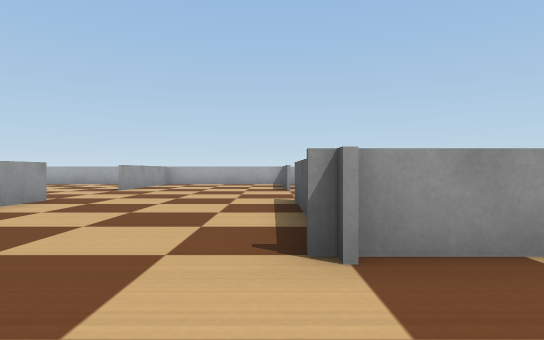
view 1 (above)

24 first-person views from a walk through a robot-simulator world made for Webots. The camera is 0.12 m above the floor, looks level and sees 75° across. The floor is counted in squares, 0.2 m on a side. Each view is taken from the middle of a square. On the plan, view 1 faces up. The plan holds only what a view shows up to about 10 squares ahead; the rest is blank. Robots are left out. Webots' stock objects and surfaces are drawn as simple stand-ins.

view 2
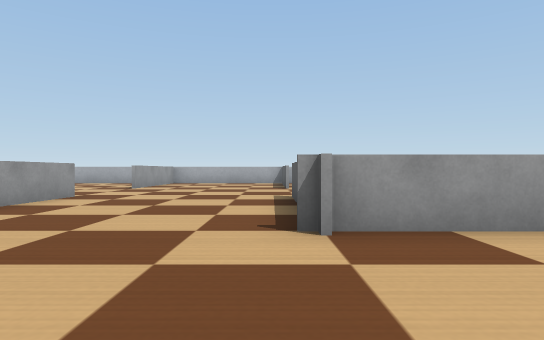

view 3
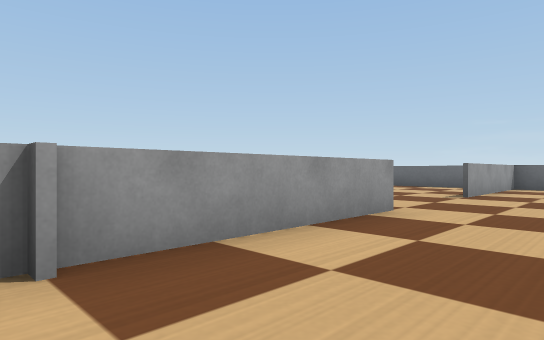

view 4
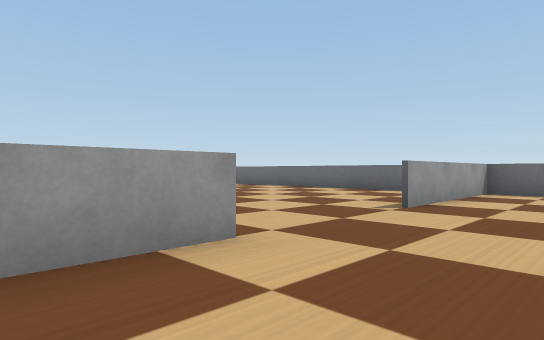

view 5
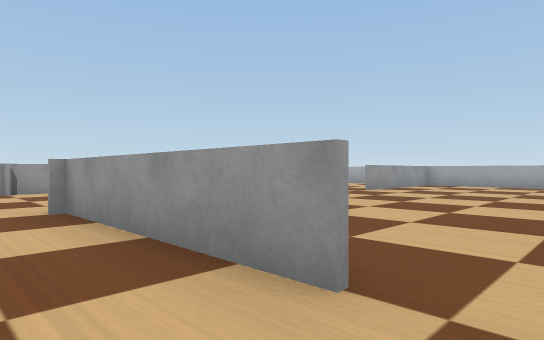

view 6
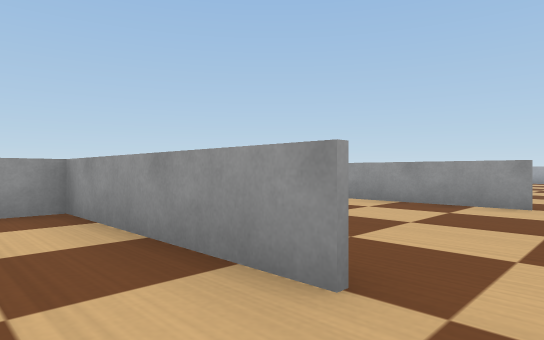

view 7
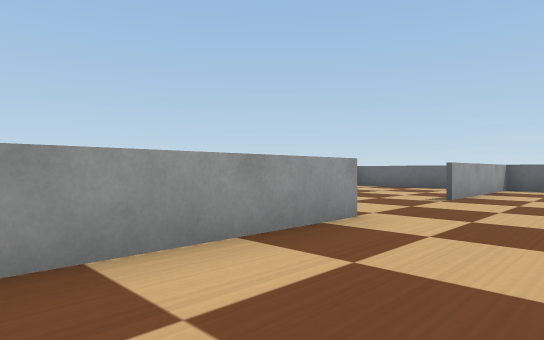

view 8
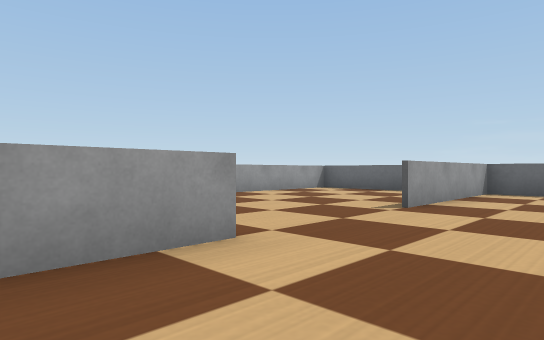

view 9
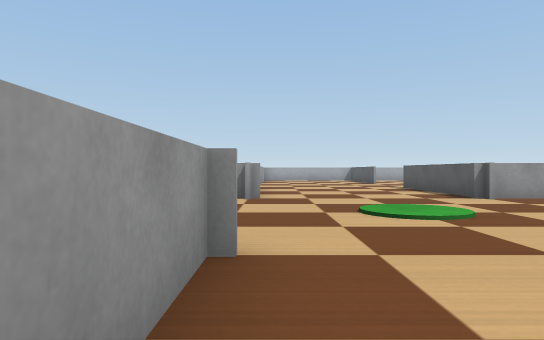

view 10
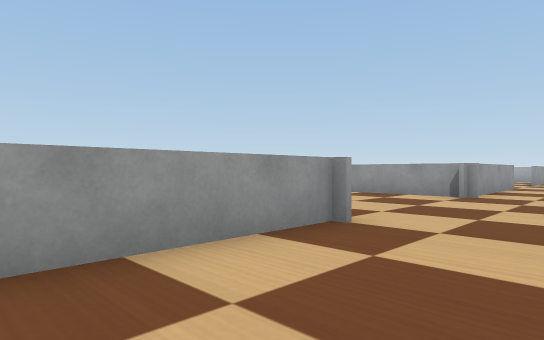

view 11
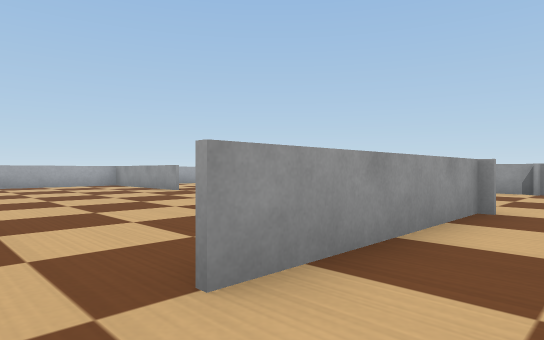

view 12
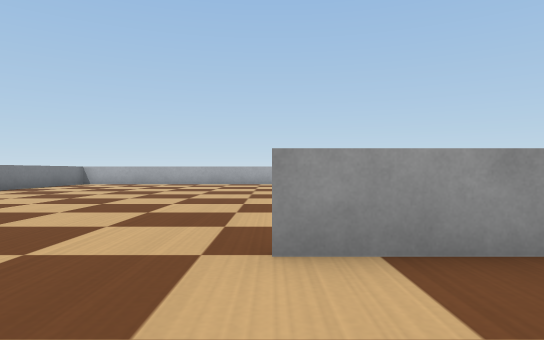

view 13
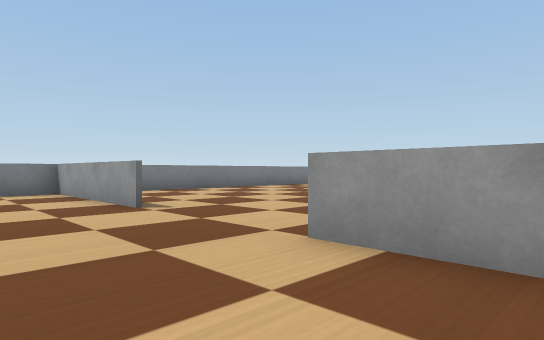

view 14
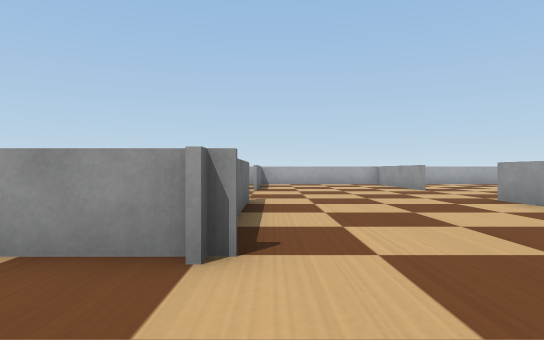

view 15
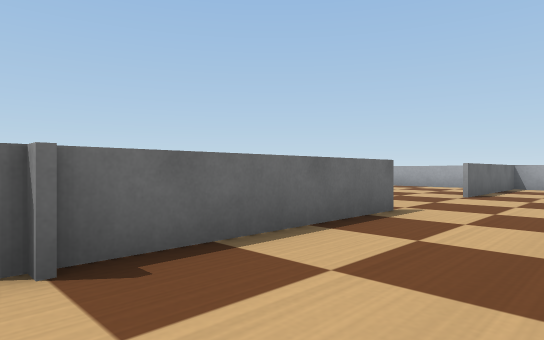

view 16
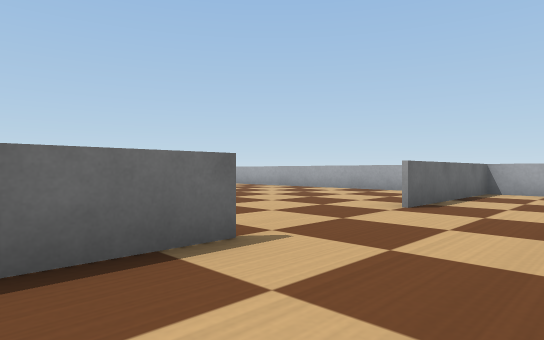

view 17
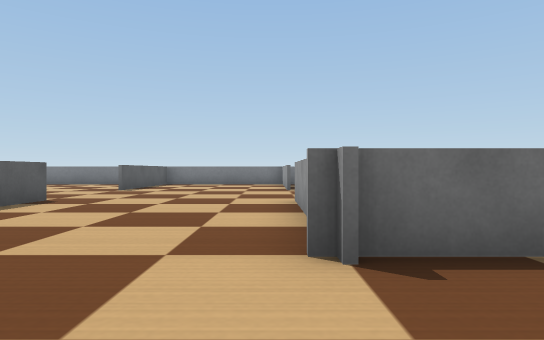

view 18
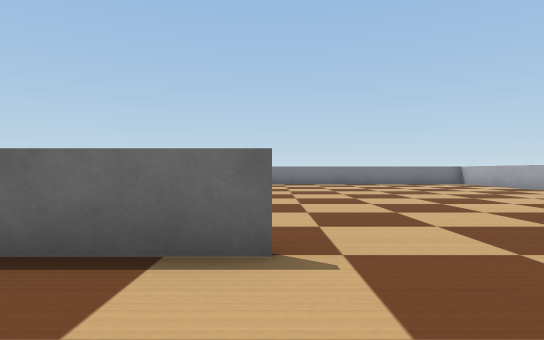

view 19
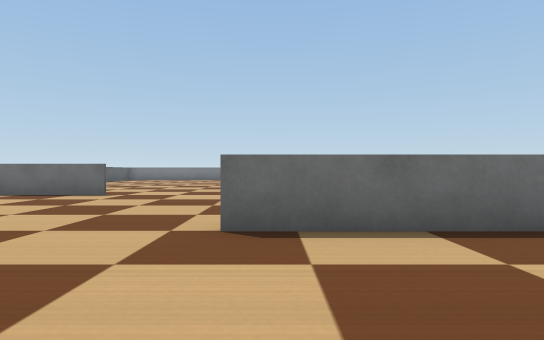

view 20
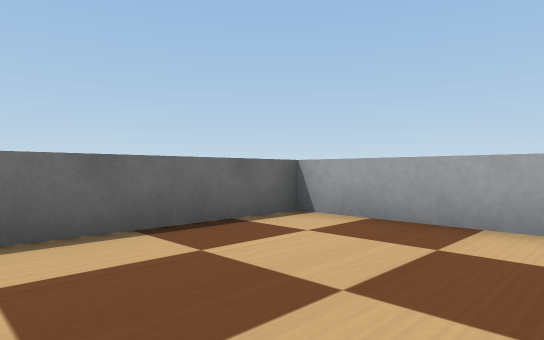

view 21
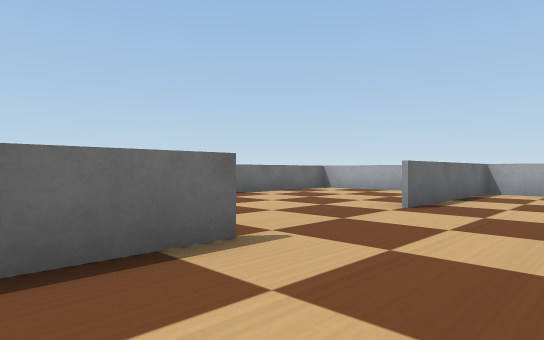

view 22
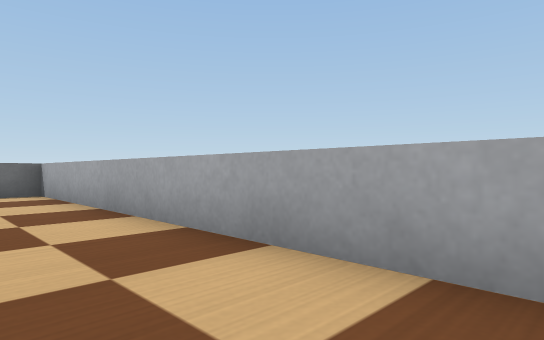

view 23
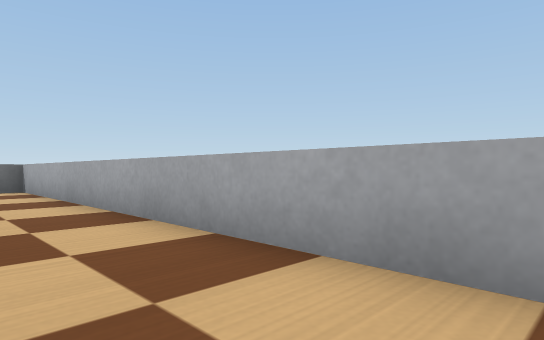

view 24
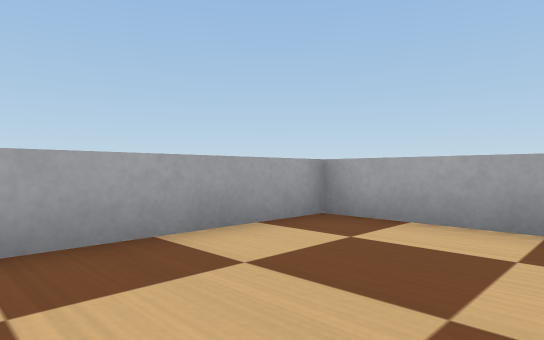

### Floor plan
Points are (right, up) in squares from view 1. A wall is a line through its corners. A room is listed if a view was taken in it or the views show most of it. See-through windows are left out.
Room 1 (views 1, 2, 3, 4, 5, 6, 7, 8, 9, 10, 11, 12, 13, 14, 15, 16, 17, 18, 19, 20, 21, 22, 23, 24)
walls: (-4.1, 2.4) (-9, 2.4); (0.5, 2.9) (0.5, 6.6); (-4.4, 7) (-4.4, 2.2); (0.5, -7) (0.5, -5.8); (-9, 2.6) (-7.2, 2.6); (5, -2.6) (0.6, -2.6) (0.6, -3.4); (-9.1, -2.4) (-4.4, -2.4) (-4.4, -7); (5.1, 2.4) (0.2, 2.4); (-4.4, -10.5) (-4.4, -15) (-3.2, -15); (-17, -1.2) (-17, -2.4) (-12.5, -2.4); (13, 1.2) (13, 2.4) (8.5, 2.4); (13, -3.8) (13, -2.6) (8.5, -2.6); (-14.5, 15) (-17, 15) (-17, 2.6) (-12.5, 2.6)

Where each view was taken, in squares from view 1:
view 1: 0 up, 0 right, facing up
view 2: 1 down, 0 right, facing up
view 3: 0 up, 0 right, facing up-right
view 4: 0 up, 3 right, facing up-right
view 5: 1 up, 6 right, facing up-left
view 6: 4 down, 6 right, facing up-left
view 7: 5 down, 1 right, facing up-right
view 8: 5 down, 3 right, facing up-right
view 9: 5 down, 4 left, facing up
view 10: 6 down, 2 left, facing up-left
view 11: 8 down, 3 left, facing up-left
view 12: 7 down, 2 left, facing left
view 13: 5 down, 2 left, facing down-left
view 14: 2 down, 2 left, facing left
view 15: 0 up, 4 left, facing down-left
view 16: 0 up, 7 left, facing down-left
view 17: 0 up, 4 left, facing down
view 18: 0 up, 9 left, facing down
view 19: 6 up, 13 left, facing down
view 20: 6 up, 13 left, facing down-left
view 21: 5 up, 7 left, facing down-left
view 22: 12 up, 15 left, facing down-left
view 23: 14 up, 15 left, facing down-left
view 24: 11 up, 14 left, facing up-left
